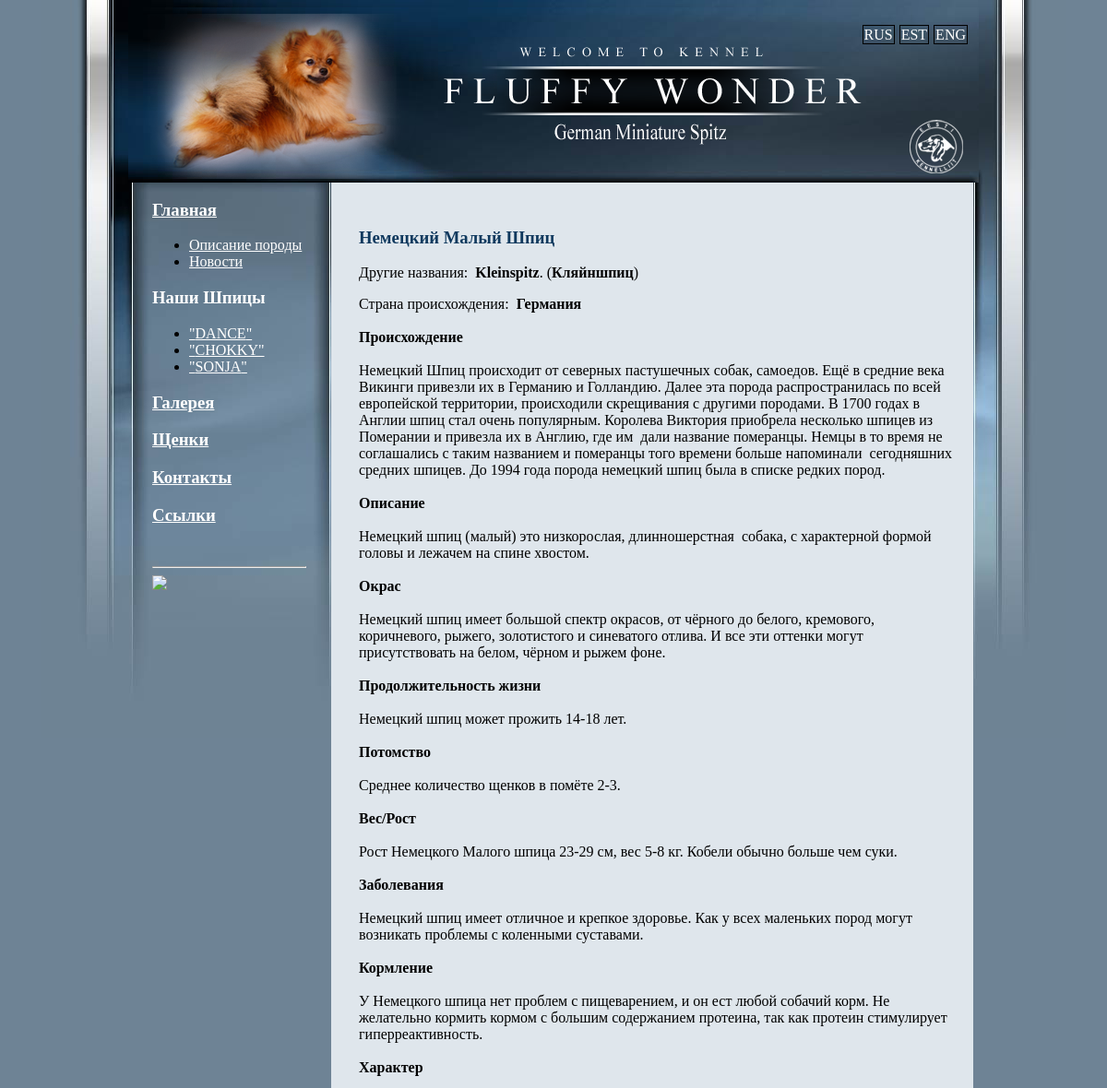
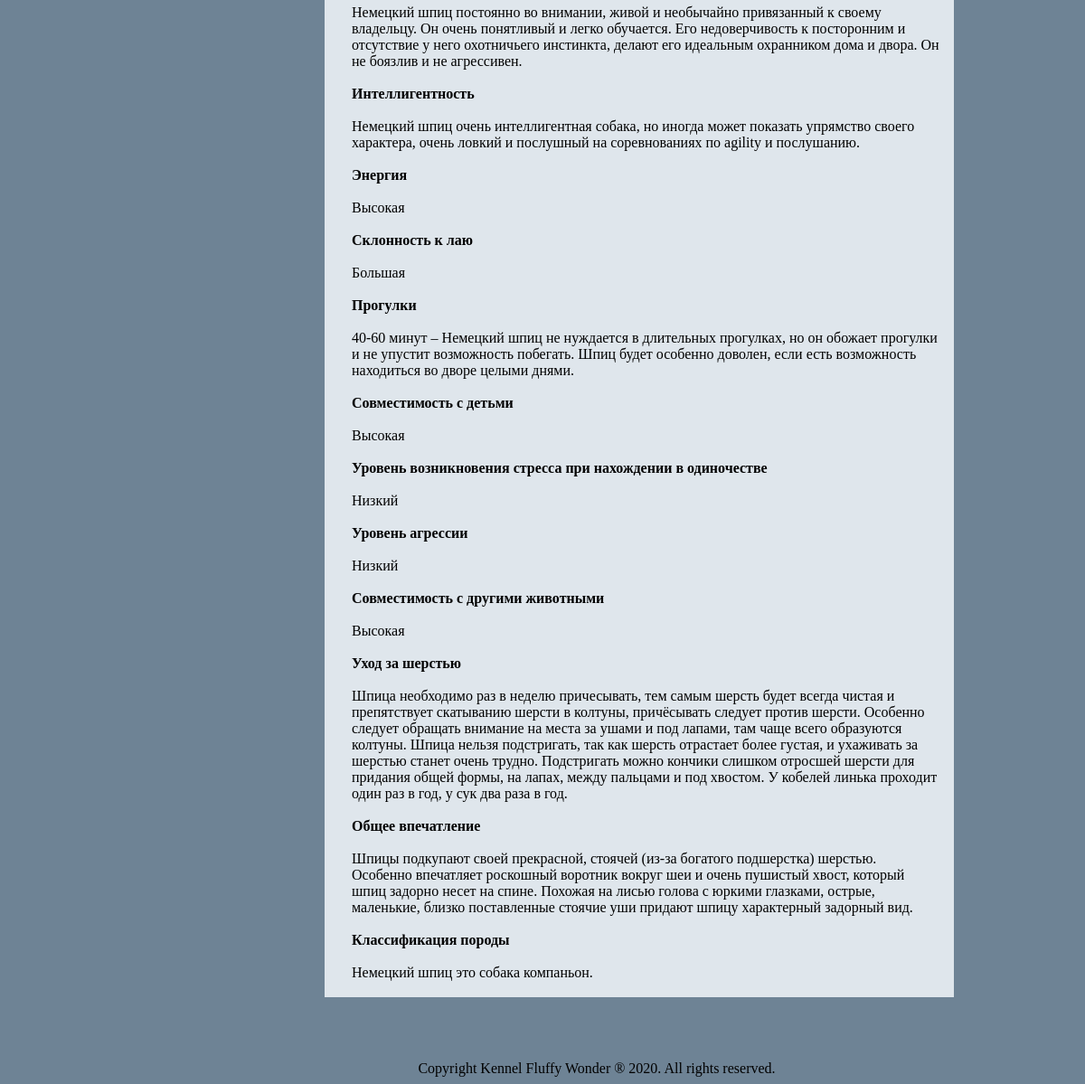
Screenshot of /breed_description/ with the database file from the repository (2 pictures, top to bottom).
### dog/models.py (models this page shows, shortened)
class Dog(PolymorphicModel):
    home_name = models.CharField(verbose_name=_(
        'Home name'), null=True, blank=True, max_length=100)
    full_name = models.CharField(verbose_name=_(
        'Full name'), null=True, blank=True, max_length=100)
    dog_sex = models.CharField(verbose_name=_(
        'Dog sex'), null=True, blank=True, max_length=100)
    date_of_birth = models.DateField(verbose_name=_(
        'Date of birth'), null=True, blank=True)
    pedigree = RichTextField(verbose_name=_('Pedigree'), null=True, blank=True)
    foto = models.ImageField(
        upload_to='image_upload/dog_foto', null=True, blank=True)
    our_dog = models.BooleanField(verbose_name=_(
        'Our dog'), blank=True, default=True)
    class Meta:
        verbose_name = _("Dog")

class Boy(Dog):
    class Meta:
        verbose_name = _("Boy")

class Dog(PolymorphicModel):
    home_name = models.CharField(verbose_name=_(
        'Home name'), null=True, blank=True, max_length=100)
    full_name = models.CharField(verbose_name=_(
        'Full name'), null=True, blank=True, max_length=100)
    dog_sex = models.CharField(verbose_name=_(
        'Dog sex'), null=True, blank=True, max_length=100)
    date_of_birth = models.DateField(verbose_name=_(
        'Date of birth'), null=True, blank=True)
    pedigree = RichTextField(verbose_name=_('Pedigree'), null=True, blank=True)
    foto = models.ImageField(
        upload_to='image_upload/dog_foto', null=True, blank=True)
    our_dog = models.BooleanField(verbose_name=_(
        'Our dog'), blank=True, default=True)
    class Meta:
        verbose_name = _("Dog")

class Girl(Dog):
    class Meta:
        verbose_name = _("Girl")

class BreedDescription(models.Model):
    br_descript = RichTextField(verbose_name=_(
        'Br descript'), null=True, blank=True)
    class Meta:
        verbose_name = _("Breed description")

### dog/views.py (the view)
# urls.py: url(r'^breed_description/$', DogBreedDescriptionView.as_view(),
class DogBreedDescriptionView(DogIndexView):
    template_name = "dog/breed_description.html"
    def get_data(self, url, request, inherited=False):
        data = super().get_data(url, request, inherited)
        breed_descript = BreedDescription.objects.all()[0]
        data.update({'url': url, 'breed_descript': breed_descript})
        return data

### app/utils/views.py (called while the page is built)
    def _get_data(self):
        if not self._data:
            url = type('url', (object,), self.kwargs)
            self._data = self.get_data(
                url=url,
                request=self.request,
                inherited=False
            )
            self._data['url'] = url
        return self._data

    def get_context_data(self, **kwargs):
        context_data = super().get_context_data(**kwargs)
        return {**context_data, **self._get_data()}

    def dispatch(self, request, *args, **kwargs):
        try:
            return super().dispatch(request, *args, **kwargs)
        except RedirectAction as action:
            return action.response

### dog/views.py (called while the page is built)
    def get_data(self, url, request, inherited=False):
        data = Data()
        dog_list = Dog.objects.filter(our_dog=True)
        data.update({'url': url, 'dog_list': dog_list})
        return data

### dog/templates/dog/breed_description.html
{% extends 'dog/index.html' %}
{% block content %}
    <div class="breed-descript">
        {{ breed_descript.br_descript|safe }}
    </div>
{% endblock %}

### dog/templates/dog/index.html
{% extends 'dog/_base.html' %}
{% block dogs %}
    <ul>
        {% for dog in dog_list %}
            <li><a href="{% url 'dog.our_dogs' name=dog.home_name %}">
                <div style="text-transform:uppercase">"{{ dog.home_name }}"</div></a></li>
        {% endfor %}
    </ul>
{% endblock dogs %}

### dog/static/style.css (style rules this page uses)
body { background-repeat: no-repeat; background-position: top center; background-image: url(./background.jpg); }
.left-sidebar a { color: white; }
.breed-descript { float: left; width: 650px; padding-right: 16px; text-align: left; background-color: #DFE6EC; min-height: 418px; }

### rows the page displays
Boy: home_name "DANCE"
Girl: home_name "CHOKKY"
Girl: home_name "SONJA"
BreedDescription: br_descript "Немецкий Малый Шпиц Другие названия: Kleinspitz . ( Кляйншпиц ) Страна происхождения: Германия Происхождение Немецкий Шпиц происходит от северных пастушечных собак, самоедов. Ещё в средние века Викинги привезли их в Германию и Голландию. Далее эта порода распространилась по всей европейской территории, происходили скрещивания с другими породами. В 1700 годах в Англии шпиц стал очень популярным. Королева Виктория приобрела несколько шпицев из Померании и привезла их в Англию, где им дали название померанцы. Немцы в то время не соглашались с таким названием и померанцы того времени больше напоминали сегодняшних средних шпицев. До 1994 года порода немецкий шпиц была в списке редких пород.…"
